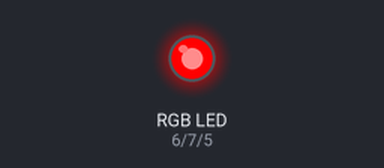
Bench run of a sketch on a simulated Arduino Uno, built with avr-gcc and run on an emulated ATmega328P. On the bench: an RGB LED mixed from three pins (HIGH = lit).

Above: at 0.5 s.
At 1.5 s:
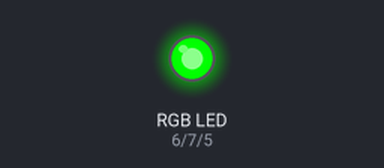
At 2.5 s:
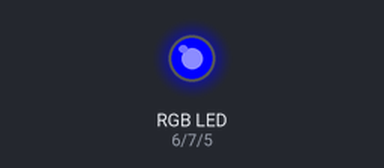
At 3.5 s:
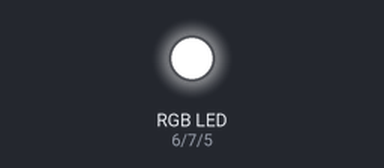
Timing chart, 0 to 5.2 s (numbered marks = the images above):
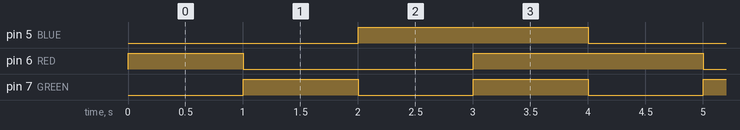

The sketch:

3.RGB_LED.ino
```cpp
int BLUE= 5;  // Digital input
int RED= 6;  // Digital input
int GREEN= 7;  // Digital input


void setup ()
{
  pinMode (RED, OUTPUT);
  pinMode (GREEN, OUTPUT);
  pinMode (BLUE, OUTPUT);
}
void loop ()
{
  digitalWrite (RED, HIGH);
  digitalWrite (GREEN, LOW);
  digitalWrite (BLUE, LOW);
  delay(1000);
  digitalWrite (RED, LOW);
  digitalWrite (GREEN, HIGH);
  digitalWrite (BLUE, LOW);
  delay(1000);
  digitalWrite (RED, LOW);
  digitalWrite (GREEN, LOW);
  digitalWrite (BLUE, HIGH);
  delay(1000);
  digitalWrite (RED, HIGH);
  digitalWrite (GREEN, HIGH);
  digitalWrite (BLUE, HIGH);
  delay(1000);
}
```

Measured:
- by itself, pin 5 (BLUE): alternates HIGH for 2.0 s and LOW for 2.0 s
- by itself, pin 6 (RED): repeats every 4.0 s: LOW 2.0 s, HIGH 2.0 s
- by itself, pin 7 (GREEN): alternates HIGH for 1.0 s and LOW for 1.0 s
